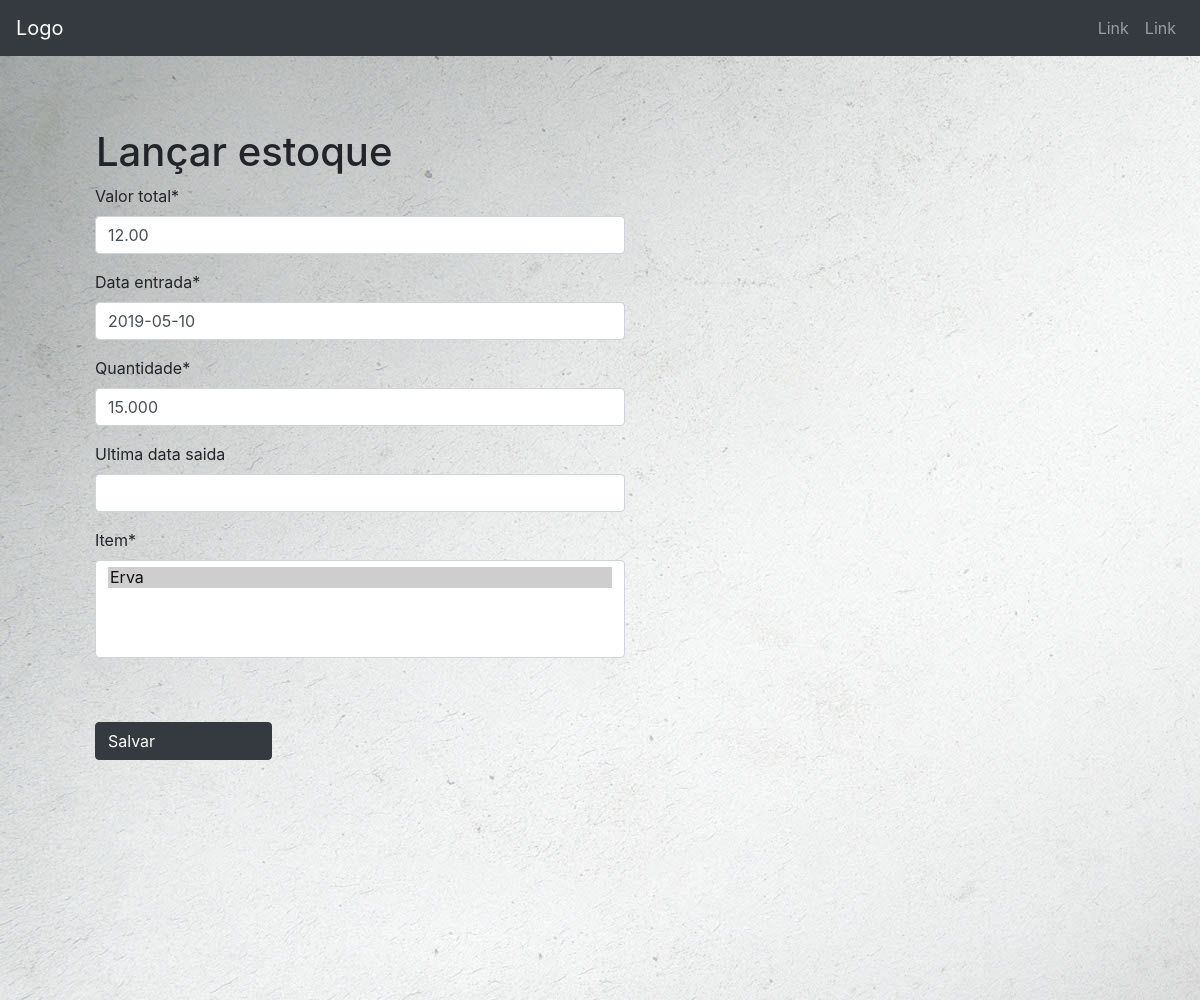
The app's page /alterar_estoque/2/, older data.
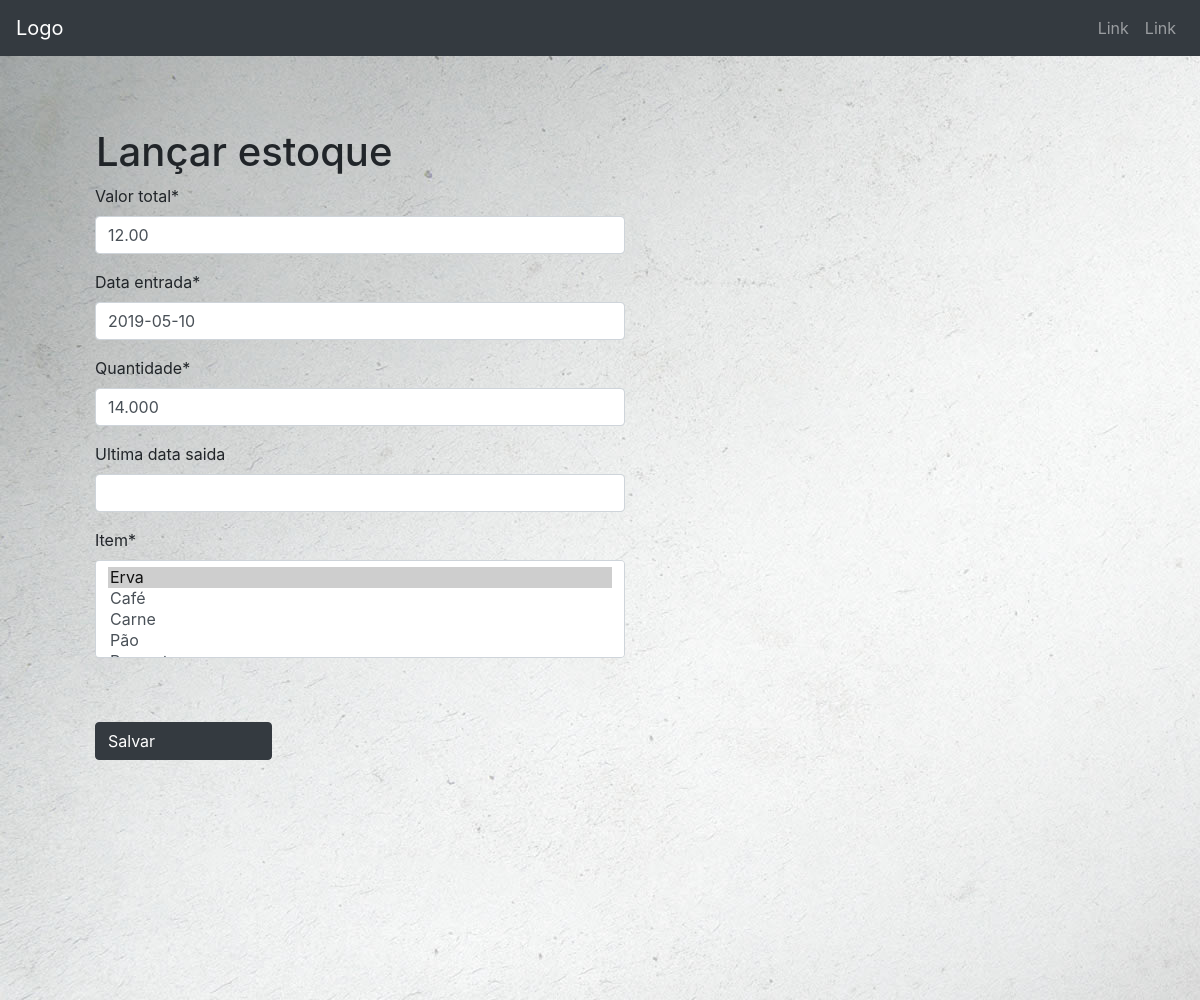
The same page, newer data.
### Dispensa/models.py (models this page shows)
class Estoque(models.Model):
    data_entrada = models.DateField()
    ultima_data_saida = models.DateField(null=True, blank=True)
    quantidade = models.DecimalField(max_digits=10, decimal_places=3)
    item = models.ManyToManyField("Item")
    valor_total = models.DecimalField(max_digits=10, decimal_places=2)

### Dispensa/views.py (the view)
# urls.py: path('alterar_estoque/<int:id>/', alterar_estoque, name='alterar_estoque'),
def alterar_estoque(request, id):
    estoque = Estoque.objects.get(id=id)
    form = EstoqueForm(request.POST or None, instance=estoque)
    if form.is_valid():
        form.save()
        return redirect('estoque')
    return render(request, 'estoque_form.html', {'form': form, 'estoque': estoque})

### Dispensa/forms.py
class EstoqueForm(forms.ModelForm):
    class Meta:
        model = Estoque
        fields = {'data_entrada', 'ultima_data_saida', 'quantidade', 'item', 'valor_total'}

### Dispensa/models.py (called while the page is built)
    def __str__(self):
        return self.nome

### Dispensa/templates/estoque_form.html (shortened to what this page needs)
<!DOCTYPE html>
{% extends 'cabecalho.html' %}
{% load crispy_forms_tags %} ## Carregando a biblioteca
{% load staticfiles %}
  {% load static %}
{% block content %}
<div class="fundo formulario">
    <h1 class="pl-3">Lançar estoque</h1>
    <form class="col-6" method="POST">
        {{ form|crispy }}
        <button type="submit" class="btn btn-dark col-4 my-5 text-left">Salvar</button>
    </form>
</div>
{% endblock %}

Row changes from the older to the newer data that the page shows:
changed Estoque: quantidade "15.000" → "14.000"
Text that changed along with them:
form field item: "Erva ☑" → "Erva ☑ / Café / Carne / Pão"
